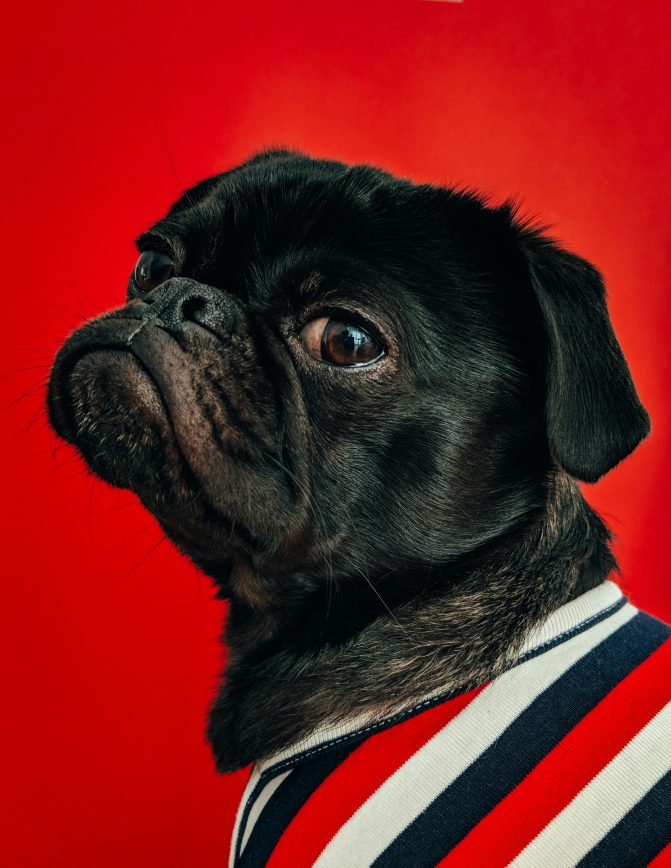
#> input picture dataset/img11.jpeg, 2683 x 3469 px (shown at 1/4 size); its folder holds 4 pictures in this run
$ python demo.py
#> lines starting #> are read from the running program, lines starting #| are printed output that depends on the picture
#> pass 2 of the loop in demo_system, `for file in os.listdir(dataset_path):`:
### app/orb_features.py
"""
ORB Feature Extraction Module
Implements ORB (Oriented FAST and Rotated BRIEF) feature extraction for images
"""

import cv2
import numpy as np
import os
from typing import List, Tuple, Dict
import pickle

class ORBFeatureExtractor:
    def __init__(self, n_features: int = 500):
        """
        Initialize ORB feature extractor

        Args:
            n_features: Maximum number of features to extract per image
        """
        self.orb = cv2.ORB_create(nfeatures=n_features)
        self.feature_cache = {}

    def extract_features(self, image_path: str) -> Tuple[np.ndarray, np.ndarray]:
        """
        Extract ORB features from an image

        Args:
            image_path: Path to the image file

        Returns:
            Tuple of (keypoints, descriptors)
        """
        # Read image
        image = cv2.imread(image_path, cv2.IMREAD_GRAYSCALE)
        if image is None:
            raise ValueError(f"Could not read image: {image_path}")

        # Detect keypoints and compute descriptors
        keypoints, descriptors = self.orb.detectAndCompute(image, None)

        if descriptors is None:
            # Return empty arrays if no features found
            return np.array([]), np.array([])

        return keypoints, descriptors

    def extract_features_from_dataset(self, dataset_path: str) -> Dict[str, np.ndarray]:
        """
        Extract features from all images in dataset

        Args:
            dataset_path: Path to dataset directory

        Returns:
            Dictionary mapping image names to their descriptors
        """
        features_dict = {}

        # Get all image files
        image_extensions = ['.jpg', '.jpeg', '.png', '.bmp', '.tiff']
        image_files = []

        for file in os.listdir(dataset_path):
            if any(file.lower().endswith(ext) for ext in image_extensions):
                image_files.append(file)
#> pass 2 of the loop in extract_features_from_dataset, `for file in os.listdir(dataset_path):`:

        print(f"Processing {len(image_files)} images...")

        for i, filename in enumerate(image_files):
            image_path = os.path.join(dataset_path, filename)
            try:
                keypoints, descriptors = self.extract_features(image_path)
#> in extract_features, `image = cv2.imread(image_path, cv2.IMREAD_GRAYSCALE)`:
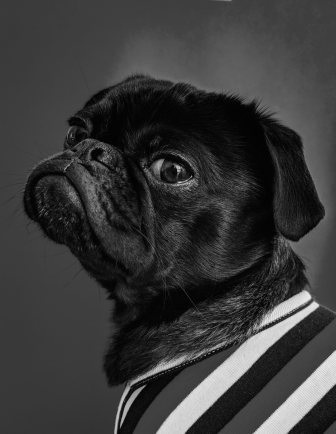
#> image: shape (3469, 2683) (shown at 1/8 size); min 0, max 248, mean 57.1
#> in extract_features, `keypoints, descriptors = self.orb.detectAndCompute(image, None)`: keypoints = 500 keypoints; strongest (x, y, size): (1415, 1349, 31), (1439, 1360, 64.3), (1414, 1349, 44.6), (1416, 1350, 37.2)
#| Processed 1/4: img11.jpeg - 500 features
                if descriptors is not None and len(descriptors) > 0:
                    features_dict[filename] = descriptors
                    print(f"Processed {i+1}/{len(image_files)}: {filename} - {len(descriptors)} features")
                else:
                    print(f"No features found in {filename}")
            except Exception as e:
                print(f"Error processing {filename}: {e}")
#> pass 2 of the loop in extract_features_from_dataset, `for i, filename in enumerate(image_files):`:
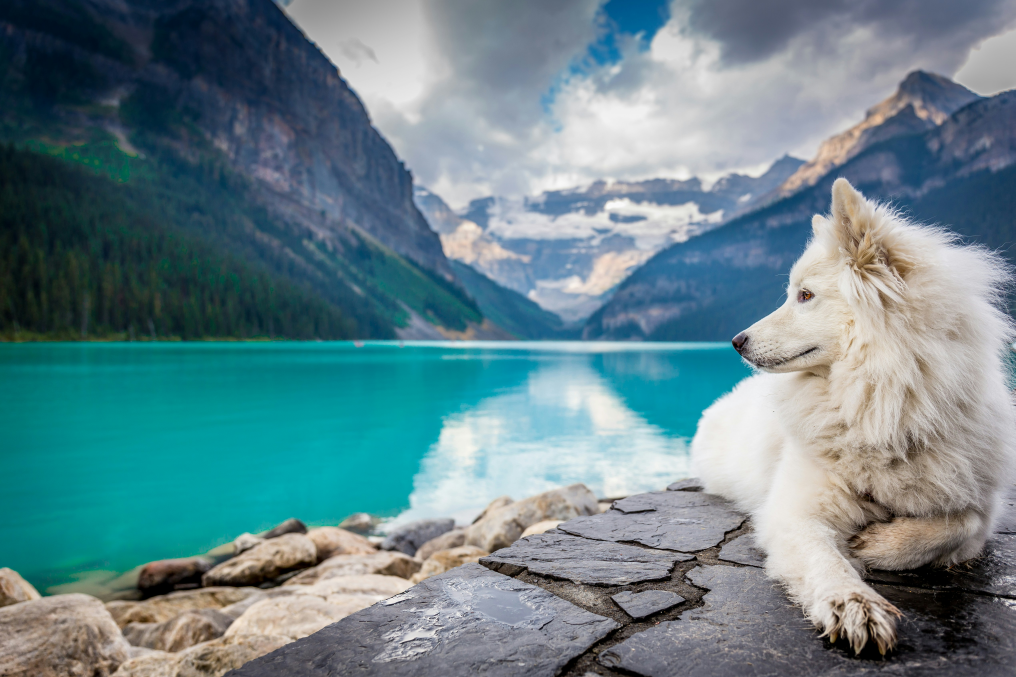
#> input picture dataset/img12.jpeg, 5077 x 3385 px (shown at 1/5 size)
#> in extract_features (call 2), `image = cv2.imread(image_path, cv2.IMREAD_GRAYSCALE)`:
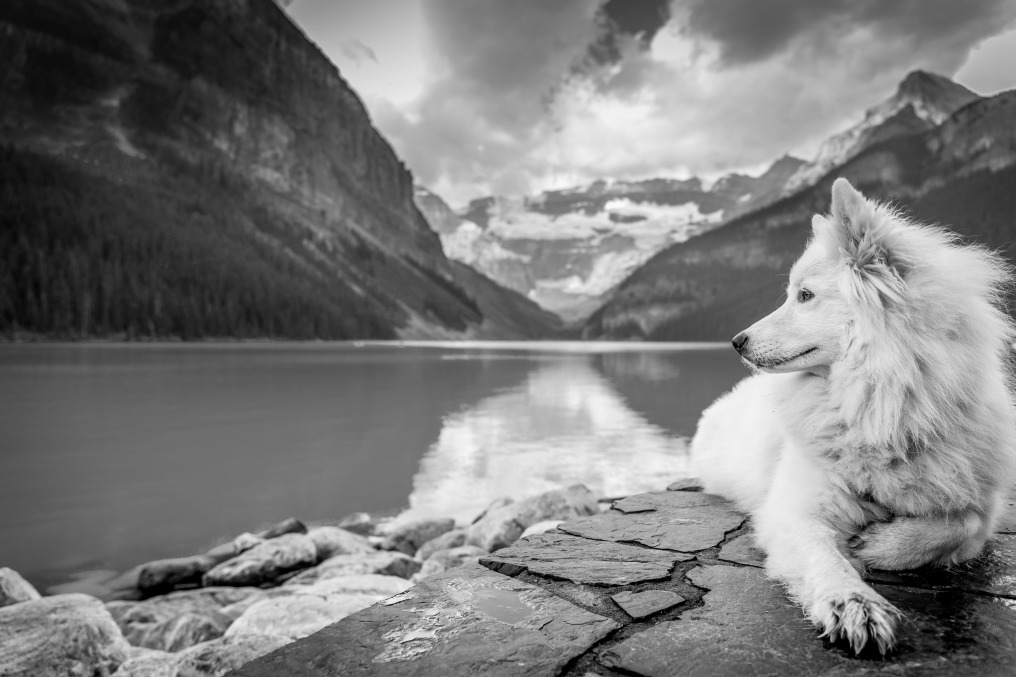
#> image: shape (3385, 5077) (shown at 1/5 size); min 0, max 255, mean 124
#> in extract_features (call 2), `keypoints, descriptors = self.orb.detectAndCompute(image, None)`: keypoints = 500 keypoints; strongest (x, y, size): (3001, 2938, 31), (2833, 2916, 31), (2030, 2960, 31), (2306, 3077, 31)
#| Processed 2/4: img12.jpeg - 500 features

        return features_dict

    # [12 lines left out: functions save_features, load_features, not called in this run]

### app/clustering.py
"""
K-Means Clustering Module
Implements clustering of images based on their ORB features
"""

import numpy as np
from sklearn.cluster import KMeans
from sklearn.decomposition import PCA
from typing import Dict, List, Tuple
import pickle

class ImageClusterer:
    def __init__(self, n_clusters: int = 5, random_state: int = 42):
        """
        Initialize image clusterer

        Args:
            n_clusters: Number of clusters for k-means
            random_state: Random state for reproducibility
        """
        self.n_clusters = n_clusters
        self.random_state = random_state
        self.kmeans = None
        self.pca = None
        self.image_clusters = {}
        self.cluster_centers = None

    def prepare_feature_vectors(self, features_dict: Dict[str, np.ndarray]) -> Tuple[np.ndarray, List[str]]:
        """
        Convert ORB descriptors to fixed-size feature vectors for clustering

        Args:
            features_dict: Dictionary mapping image names to ORB descriptors

        Returns:
            Tuple of (feature_matrix, image_names)
        """
        feature_vectors = []
        image_names = []

        for image_name, descriptors in features_dict.items():
            if descriptors is not None and len(descriptors) > 0:
                # Create a histogram of descriptor values (bag of visual words approach)
                # Flatten all descriptors and create statistical features
                flattened = descriptors.flatten()

                # Create statistical features: mean, std, min, max for each bit position
                feature_vector = []

                # Reshape descriptors to work with them
                desc_reshaped = descriptors.reshape(-1, descriptors.shape[-1])

                # Statistical features across all descriptors
                feature_vector.extend([
                    np.mean(desc_reshaped, axis=0).mean(),  # Overall mean
                    np.std(desc_reshaped, axis=0).mean(),   # Overall std
                    np.min(desc_reshaped, axis=0).mean(),   # Overall min
                    np.max(desc_reshaped, axis=0).mean(),   # Overall max
                ])

                # Histogram of descriptor values
                hist, _ = np.histogram(flattened, bins=50, range=(0, 255))
                feature_vector.extend(hist.astype(float) / len(flattened))  # Normalize

                # Number of keypoints (normalized)
                feature_vector.append(len(descriptors) / 1000.0)  # Normalize by 1000

                feature_vectors.append(feature_vector)
                image_names.append(image_name)

        return np.array(feature_vectors), image_names

    def fit_clustering(self, features_dict: Dict[str, np.ndarray]) -> Dict[str, int]:
        """
        Perform k-means clustering on image features

        Args:
            features_dict: Dictionary mapping image names to ORB descriptors

        Returns:
            Dictionary mapping image names to cluster IDs
        """
        # Prepare feature vectors
        feature_matrix, image_names = self.prepare_feature_vectors(features_dict)

        if len(feature_matrix) == 0:
            print("No valid features found for clustering")
            return {}

        print(f"Clustering {len(feature_matrix)} images into {self.n_clusters} clusters...")
        print(f"Feature vector dimension: {feature_matrix.shape[1]}")

        # Apply PCA for dimensionality reduction if needed
        if feature_matrix.shape[1] > 50:
            # Ensure n_components doesn't exceed min(n_samples, n_features)
            max_components = min(feature_matrix.shape[0] - 1, feature_matrix.shape[1], 50)
            self.pca = PCA(n_components=max_components, random_state=self.random_state)
            feature_matrix = self.pca.fit_transform(feature_matrix)
            print(f"Applied PCA, reduced to {feature_matrix.shape[1]} dimensions")

        # Perform k-means clustering
        self.kmeans = KMeans(
            n_clusters=min(self.n_clusters, len(feature_matrix)),
            random_state=self.random_state,
            n_init=10
        )
        cluster_labels = self.kmeans.fit_predict(feature_matrix)

        # Create mapping from image names to cluster IDs
        self.image_clusters = {}
        for image_name, cluster_id in zip(image_names, cluster_labels):
            self.image_clusters[image_name] = int(cluster_id)

        self.cluster_centers = self.kmeans.cluster_centers_

        # Print cluster statistics
        unique_clusters, counts = np.unique(cluster_labels, return_counts=True)
        print("Cluster distribution:")
        for cluster_id, count in zip(unique_clusters, counts):
            print(f"  Cluster {cluster_id}: {count} images")

        return self.image_clusters

    def get_cluster_id(self, image_name: str) -> int:
        """Get cluster ID for a specific image"""
        return self.image_clusters.get(image_name, -1)

    def get_images_in_cluster(self, cluster_id: int) -> List[str]:
        """Get all images in a specific cluster"""
        return [img for img, cid in self.image_clusters.items() if cid == cluster_id]

    # [39 lines left out: functions predict_cluster, save_clustering_model, load_clustering_model, not called in this run]

### app/retrieval.py
"""
Image Retrieval Module
Implements similarity search using Hamming distance for ORB descriptors
"""

import numpy as np
import cv2
from typing import List, Tuple, Dict
import os

class ImageRetriever:
    def __init__(self, features_dict: Dict[str, np.ndarray], dataset_path: str):
        """
        Initialize image retriever

        Args:
            features_dict: Dictionary mapping image names to their ORB descriptors
            dataset_path: Path to dataset directory
        """
        self.features_dict = features_dict
        self.dataset_path = dataset_path
        self.image_names = list(features_dict.keys())

    def compute_hamming_distance(self, desc1: np.ndarray, desc2: np.ndarray) -> float:
        """
        Compute Hamming distance between two ORB descriptor sets

        Args:
            desc1: First set of descriptors
            desc2: Second set of descriptors

        Returns:
            Average minimum Hamming distance
        """
        if len(desc1) == 0 or len(desc2) == 0:
            return float('inf')

        # For each descriptor in desc1, find the minimum distance to any descriptor in desc2
        min_distances = []

        for d1 in desc1:
            distances = []
            for d2 in desc2:
                # Convert binary descriptors to binary strings and compute Hamming distance
                dist = np.sum(d1 != d2) / len(d1)  # Normalized Hamming distance
                distances.append(dist)
            min_distances.append(min(distances))

        # Return average of minimum distances
        return np.mean(min_distances) if min_distances else float('inf')

    def find_similar_images(self, query_descriptors: np.ndarray, top_k: int = 5) -> List[Tuple[str, float]]:
        """
        Find similar images to query image

        Args:
            query_descriptors: ORB descriptors of query image
            top_k: Number of similar images to return

        Returns:
            List of tuples (image_name, similarity_score)
        """
        similarities = []

        for image_name, descriptors in self.features_dict.items():
            distance = self.compute_hamming_distance(query_descriptors, descriptors)
            # Convert distance to similarity (lower distance = higher similarity)
            similarity = 1.0 / (1.0 + distance)
            similarities.append((image_name, similarity))

        # Sort by similarity (descending)
        similarities.sort(key=lambda x: x[1], reverse=True)

        return similarities[:top_k]

    def get_image_path(self, image_name: str) -> str:
        """Get full path to image"""
        return os.path.join(self.dataset_path, image_name)

    def retrieve_similar_images(self, query_image_path: str, top_k: int = 5) -> List[Tuple[str, float, str]]:
        """
        Complete retrieval pipeline

        Args:
            query_image_path: Path to query image
            top_k: Number of similar images to return

        Returns:
            List of tuples (image_name, similarity_score, full_path)
        """
        from app.orb_features import ORBFeatureExtractor

        # Extract features from query image
        extractor = ORBFeatureExtractor()
        try:
            _, query_descriptors = extractor.extract_features(query_image_path)

            if query_descriptors is None or len(query_descriptors) == 0:
                print("No features found in query image")
                return []

            # Find similar images
            similar_images = self.find_similar_images(query_descriptors, top_k)

            # Add full paths
            results = []
            for image_name, similarity in similar_images:
                full_path = self.get_image_path(image_name)
                results.append((image_name, similarity, full_path))

            return results

        except Exception as e:
            print(f"Error in retrieval: {e}")
            return []

### demo.py
"""
Demo script to test the CBIR system functionality
"""

import os
import sys
from app.orb_features import ORBFeatureExtractor
from app.retrieval import ImageRetriever
from app.clustering import ImageClusterer

def demo_system():
    """Demonstrate the CBIR system functionality"""

    dataset_path = "dataset"

    print("🔍 Content-Based Image Retrieval System Demo")
    print("=" * 50)

    # Check dataset
    if not os.path.exists(dataset_path):
        print("❌ Dataset directory not found!")
        return

    # Get image files
    image_files = []
    for file in os.listdir(dataset_path):
        if file.lower().endswith(('.jpg', '.jpeg', '.png', '.bmp')):
            image_files.append(file)

    print(f"📁 Found {len(image_files)} images in dataset")

    if len(image_files) == 0:
        print("❌ No images found in dataset!")
        return

    # Initialize components
    print("\n🔧 Initializing system components...")
    extractor = ORBFeatureExtractor(n_features=500)

    # Extract features
    print("🔍 Extracting ORB features...")
    features_dict = extractor.extract_features_from_dataset(dataset_path)
#> features_dict = 4 items

    if len(features_dict) == 0:
        print("❌ No features could be extracted!")
        return

    print(f"✅ Extracted features from {len(features_dict)} images")
#| ✅ Extracted features from 4 images

    # Perform clustering
    print("\n🎯 Performing k-Means clustering...")
    clusterer = ImageClusterer(n_clusters=min(5, len(features_dict)))
    image_clusters = clusterer.fit_clustering(features_dict)
#> the loop in prepare_feature_vectors, `for image_name, descriptors in features_dict.items():` made 4 passes
#> image_name on passes 1 to 4: 'img11.jpeg', 'img12.jpeg', 'img13.jpeg', 'img14.jpeg'
#> pass 1, in prepare_feature_vectors, `desc_reshaped = descriptors.reshape(-1, descriptors.shape[-1])`:
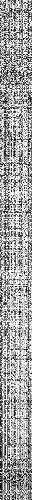
#> desc_reshaped: shape (500, 32); min 0, max 255, mean 159.7
#> pass 2, in prepare_feature_vectors, `desc_reshaped = descriptors.reshape(-1, descriptors.shape[-1])`:
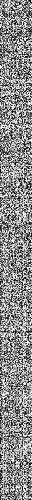
#> desc_reshaped: shape (500, 32); min 0, max 255, mean 138.8
#> pass 3, in prepare_feature_vectors, `desc_reshaped = descriptors.reshape(-1, descriptors.shape[-1])`:
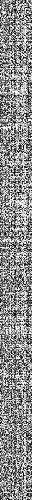
#> desc_reshaped: shape (500, 32); min 0, max 255, mean 139.5
#> after the loop in prepare_feature_vectors, `for image_name, descriptors in features_dict.items():`:
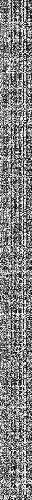
#> desc_reshaped: shape (500, 32); min 0, max 255, mean 129.5
#> after the loop in prepare_feature_vectors, `for image_name, descriptors in features_dict.items():`: image_names = ['img11.jpeg', 'img12.jpeg', 'img13.jpeg', 'img14.jpeg']
#> (printed output is left out)
#| Feature vector dimension: 55
#> in fit_clustering, `feature_matrix = self.pca.fit_transform(feature_matrix)`: feature_matrix = [[18.08, -1.21, -0.0213], [-3.36, 2.58, -0.161], [-2.51, 1.42, 0.213], [-12.21, -2.79, -0.0312]]
#| Applied PCA, reduced to 3 dimensions
#> in fit_clustering, `cluster_labels = self.kmeans.fit_predict(feature_matrix)`: cluster_labels = [1, 0, 3, 2]
#> the loop in fit_clustering, `for image_name, cluster_id in zip(image_names, cluster_labels):` made 4 passes
#> (image_name, cluster_id) on passes 1 to 4: ('img11.jpeg', 1), ('img12.jpeg', 0), ('img13.jpeg', 3), ('img14.jpeg', 2)
#> after the loop in fit_clustering, `for image_name, cluster_id in zip(image_names, cluster_labels):`: self.image_clusters = {'img11.jpeg': 1, 'img12.jpeg': 0, 'img13.jpeg': 3, 'img14.jpeg': 2}
#> in fit_clustering, `self.cluster_centers = self.kmeans.cluster_centers_`: self.cluster_centers = [[-3.36, 2.58, -0.161], [18.08, -1.21, -0.0213], [-12.21, -2.79, -0.0312], [-2.51, 1.42, 0.213]]
#> in fit_clustering, `unique_clusters, counts = np.unique(cluster_labels, return_counts=True)`: unique_clusters = [0, 1, 2, 3]; counts = [1, 1, 1, 1]
#> the loop in fit_clustering, `for cluster_id, count in zip(unique_clusters, counts):` made 4 passes
#|   Cluster 0: 1 images
#|   Cluster 1: 1 images
#|   Cluster 2: 1 images
#|   Cluster 3: 1 images
#> image_clusters has the same summary as self.image_clusters in fit_clustering

    # Initialize retriever
    print("\n🔎 Initializing image retriever...")
    retriever = ImageRetriever(features_dict, dataset_path)
#> in __init__, `self.features_dict = features_dict`: self.features_dict = 4 items
#> in __init__, `self.image_names = list(features_dict.keys())`: self.image_names has the same summary as image_names in prepare_feature_vectors

    # Demo retrieval with first image
    test_image = image_files[0]
    test_image_path = os.path.join(dataset_path, test_image)

    print(f"\n🖼️  Testing retrieval with: {test_image}")
    results = retriever.retrieve_similar_images(test_image_path, top_k=5)
#> in extract_features (call 5), `keypoints, descriptors = self.orb.detectAndCompute(image, None)`: keypoints = 500 keypoints; strongest (x, y, size): (1415, 1349, 31), (1439, 1360, 64.3), (1414, 1349, 44.6), (1416, 1350, 37.2)
#> the loop in find_similar_images, `for image_name, descriptors in self.features_dict.items():` made 4 passes
#> (image_name, distance, similarity) on passes 1 to 4: ('img11.jpeg', 0, 1), ('img12.jpeg', 0.893, 0.528), ('img13.jpeg', 0.884, 0.531), ('img14.jpeg', 0.909, 0.524)
#> after the loop in find_similar_images, `for image_name, descriptors in self.features_dict.items():`: similarities = [('img11.jpeg', 1), ('img12.jpeg', 0.528), ('img13.jpeg', 0.531), ('img14.jpeg', 0.524)]
#> in retrieve_similar_images, `similar_images = self.find_similar_images(query_descriptors, top_k)`: similar_images = [('img11.jpeg', 1), ('img13.jpeg', 0.531), ('img12.jpeg', 0.528), ('img14.jpeg', 0.524)]
#> the loop in retrieve_similar_images, `for image_name, similarity in similar_images:` made 4 passes
#> (image_name, similarity, full_path) on passes 1 to 4: ('img11.jpeg', 1, 'dataset/img11.jpeg'), ('img13.jpeg', 0.531, 'dataset/img13.jpeg'), ('img12.jpeg', 0.528, 'dataset/img12.jpeg'), ('img14.jpeg', 0.524, 'dataset/img14.jpeg')
#> after the loop in retrieve_similar_images, `for image_name, similarity in similar_images:`: results = [('img11.jpeg', 1, 'dataset/img11.jpeg'), ('img13.jpeg', 0.531, 'dataset/img13.jpeg'), ('img12.jpeg', 0.528, 'dataset/img12.jpeg'), ('img14.jpeg', 0.524, 'dataset/img14.jpeg')]

    if results:
        print(f"✅ Found {len(results)} similar images:")
#| ✅ Found 4 similar images:
        for i, (img_name, similarity, img_path) in enumerate(results, 1):
            cluster_id = clusterer.get_cluster_id(img_name)
            print(f"  {i}. {img_name} - Similarity: {similarity:.3f} - Cluster: {cluster_id}")
#> this loop made 4 passes
#> (img_name, similarity, img_path, cluster_id) on passes 1 to 4: ('img11.jpeg', 1, 'dataset/img11.jpeg', 1), ('img13.jpeg', 0.531, 'dataset/img13.jpeg', 3), ('img12.jpeg', 0.528, 'dataset/img12.jpeg', 0), ('img14.jpeg', 0.524, 'dataset/img14.jpeg', 2)
#> (printed output is left out)
    else:
        print("❌ No similar images found")

    print(f"\n🎉 Demo completed successfully!")
    print(f"📊 System Statistics:")
    print(f"   - Total images: {len(image_files)}")
    print(f"   - Images with features: {len(features_dict)}")
#|    - Images with features: 4
    print(f"   - Number of clusters: {clusterer.n_clusters}")
#|    - Number of clusters: 4
    print(f"\n🚀 Ready to run the web interface!")
    print(f"   Run: streamlit run app/main.py")

if __name__ == "__main__":
    demo_system()
